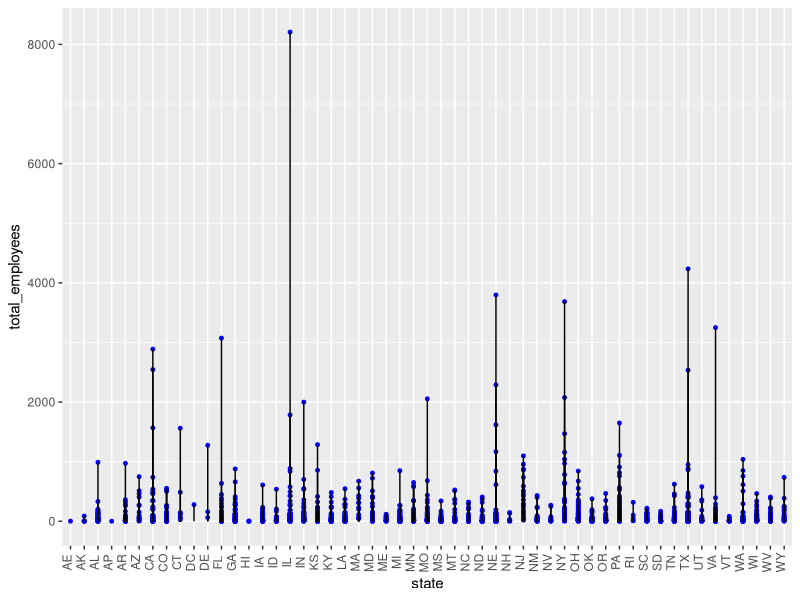
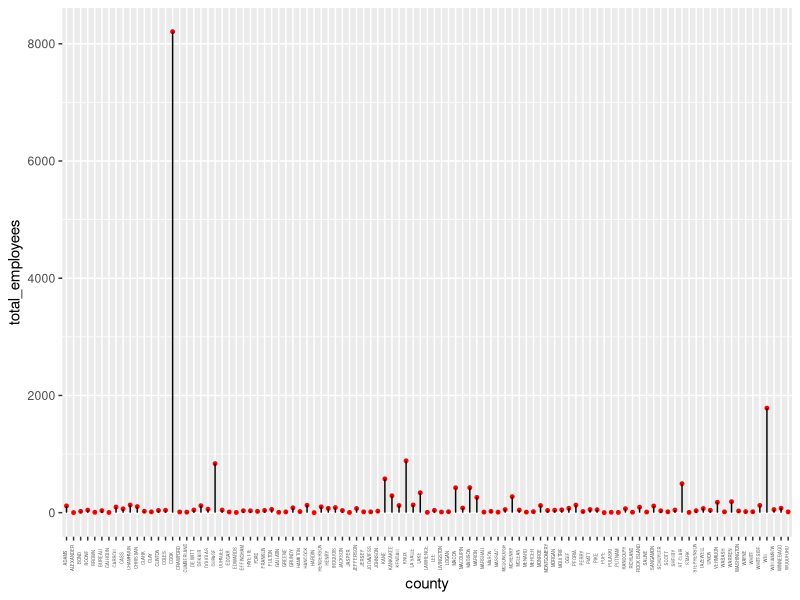

Reproduce these figures in R, in order.
## ---- chunk 1
#| label: setup
#| warning: false
#| message: false

library(tidyverse)

knitr::opts_chunk$set(echo = TRUE, warning=FALSE, message=FALSE)
## ---- chunk 2
# reading data using readr
library(readr)
(data <- read_csv("../posts/_data/railroad_2012_clean_county.csv"))
## ---- chunk 3
spec(data)
data_with_col_types <- read_csv("../posts/_data/railroad_2012_clean_county.csv",
                  col_types = cols(
                  state = col_character(),
                  county = col_character(),
                  total_employees = col_double()
                ))
# printing data
data_with_col_types

## ---- chunk 4
#| label: summary

install.packages("ggplot2")
library(ggplot2)

## ---- chunk 5
summary(data)
## ---- chunk 6
ggplot(data = data, aes(x = state, y = total_employees)) +
  # adding a blue point for each total_employees number
  geom_point(size = 1, color = "blue") + 
  # drawing a straight line to the ponit 
  geom_segment(aes(x = state, xend = state, y = 0, yend = total_employees)) +
  # rotating the the name of the states by 90 degrees
  theme(axis.text.x = element_text(angle = 90, vjust = 0.1)
)
## ---- chunk 7
vars <- c("state")
cond <- c("IL")
data_IL <- data %>%
  filter(
    .data[[vars[[1]]]] == cond[[1]]
  )
data_IL
## ---- chunk 8
ggplot(data = data_IL, aes(x = county, y = total_employees)) +
  geom_point(size = 1, color = "red") +
  geom_segment((aes(x = county, xend = county, y = 0, yend = total_employees))) +
  theme(axis.text.x = element_text(angle = 90, size = 3, vjust = 0.1))


